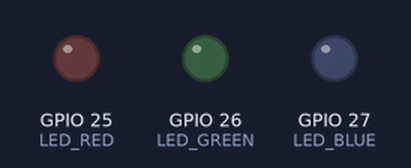
Bench run of a sketch on a simulated ESP32. Parts: output pins drawn as LEDs (lit = HIGH). WiFi joins after 1.5 s; servers stay silent unless stated; no MQTT or app messages arrive unless stated; what the sketch prints to the serial monitor is not drawn.

Above: at 0.0 s.
Timing chart, 0 to 4.5 s (numbered marks = the images above):
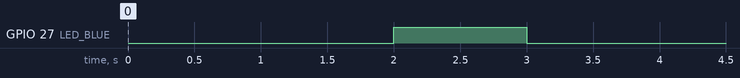

Measured:
- by itself, GPIO 27 (LED_BLUE): LOW → HIGH at 2.0 s, → LOW 1.0 s later

The sketch:

Esp_Subscribe.ino
```cpp
#include <WiFi.h>
#include <PubSubClient.h>
#include <ArduinoJson.h>

#define MQTT_USERNAME "Not_Needed"
#define MQTT_PASSWORD "Not_Needed"
#define MQTT_SERVER "10.25.35.123"
#define MQTT_SERVERPORT 1883

#define DELAY_PERIOD 500

#define LED_RED 25
#define LED_GREEN 26
#define LED_BLUE 27

const char *client_id = "esp32-08-aa";
const char *ssid = "NMT-IoT";
const char *password = "Its!Working";
const char *topic = "testtopic";

String client_name;
String colour;
int state;

WiFiClient espClient;
PubSubClient client(espClient);
DynamicJsonDocument doc(JSON_OBJECT_SIZE(3));

void setup() {
  Serial.begin(115200);
  delay(DELAY_PERIOD);

  registerLED();

  WiFi.mode(WIFI_STA);

  WiFi.onEvent(connectedToWiFi, ARDUINO_EVENT_WIFI_STA_CONNECTED);
  WiFi.onEvent(disconnectedToWiFi, ARDUINO_EVENT_WIFI_STA_DISCONNECTED);

  WiFi.begin(ssid, password);
  Serial.println("Connecting to WiFi...");
  delay(DELAY_PERIOD);

  setUpMQTT();

  client.subscribe(topic);
}

void loop() {
  if (client_name != "esp32-08-aa"){
    return;
  }

  Serial.println(client_name);
  Serial.println(colour);
  Serial.println(state);

  if (colour == "red"){
    digitalWrite(LED_RED, state);
  } else if (colour == "blue") {
    digitalWrite(LED_BLUE, state);
  } else {
    digitalWrite(LED_GREEN, state);
  }
}

void registerLED(){
  pinMode(LED_RED, OUTPUT);
  pinMode(LED_GREEN, OUTPUT);
  pinMode(LED_BLUE, OUTPUT);
}

void setUpMQTT(){
  client.setServer(MQTT_SERVER, MQTT_SERVERPORT);
  client.setCallback(callback);

  if (client.connect(client_id, ssid, password)) {
    Serial.println("MQTT connected.");
  } else {
    Serial.print("failed with state ");
    Serial.print(client.state());
    delay(2000);
  }
}

void connectedToWiFi(WiFiEvent_t wifi_event, WiFiEventInfo_t wifi_info){
  Serial.println('Connected to Wifi.');
  Serial.println(WiFi.status());
  digitalWrite(LED_BLUE, HIGH);
  delay(1000);
  digitalWrite(LED_BLUE, LOW);

}

void disconnectedToWiFi(WiFiEvent_t wifi_event, WiFiEventInfo_t wifi_info){
  Serial.println('Disconnected to Wifi.');
  WiFi.begin(ssid, password);
}

void callback(char *topic, byte *message, unsigned int length) {
    DeserializationError err = deserializeJson(doc, message);

    if (err) {
      Serial.print(F("deserializeJson() failed with code "));
      Serial.println(err.f_str());
    } else {
      client_name = String(doc["client"]);
      colour = String(doc["colour"]);
      state = String(doc["state"]) == "on" ? HIGH : LOW;
    }
}
```
